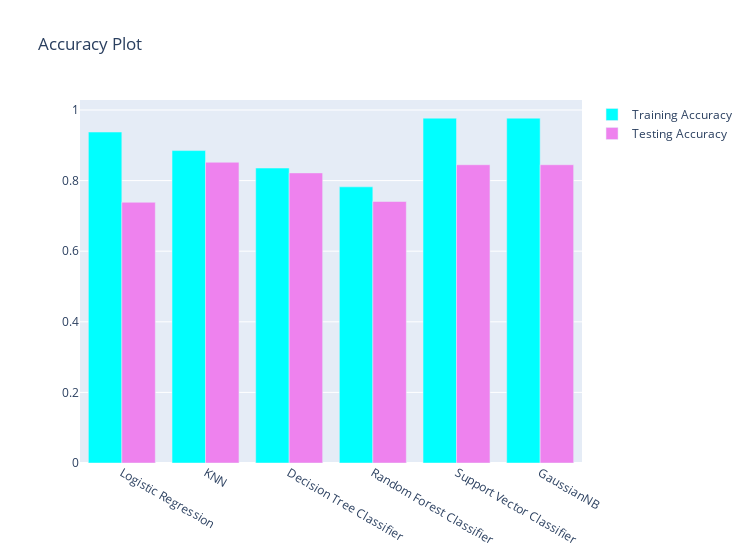

The code cell stored with this chart in its notebook:
### Code cell
x = ['Logistic Regression', 'KNN', 'Decision Tree Classifier','Random Forest Classifier','Support Vector Classifier','GaussianNB']
y1 = [lr_train_acc, knn_train_acc,dt_train_acc,rf_train_acc,svc_train_acc, gnb_train_acc]
y2 = [lr_test_acc, knn_test_acc,dt_test_acc,rf_test_acc,svc_test_acc, gnb_test_acc]

trace1 = go.Bar(x = x, y = y1, name = 'Training Accuracy', marker = dict(color = 'cyan'))
trace2 = go.Bar(x = x, y = y2, name = 'Testing Accuracy', marker = dict(color = 'violet'))
data = [trace1,trace2]
layout = go.Layout(title = 'Accuracy Plot', width = 750)
fig = go.Figure(data = data, layout = layout)
py.iplot(fig)

### Figure 1 — Plotly figure (JSON) as saved in the notebook; plotly's stock layout.template omitted (floating-point values rounded to 4 significant figures)
{"data": [{"marker": {"color": "cyan"}, "name": "Training Accuracy", "type": "bar", "x": ["Logistic Regression", "KNN", "Decision Tree Classifier", "Random Forest Classifier", "Support Vector Classifier", "GaussianNB"], "y": [0.9375, 0.8849, 0.8355, 0.7822, 0.9768, 0.9768]}, {"marker": {"color": "violet"}, "name": "Testing Accuracy", "type": "bar", "x": ["Logistic Regression", "KNN", "Decision Tree Classifier", "Random Forest Classifier", "Support Vector Classifier", "GaussianNB"], "y": [0.7384, 0.8519, 0.8218, 0.7407, 0.8449, 0.8449]}], "layout": {"title": {"text": "Accuracy Plot"}, "width": 750}}
